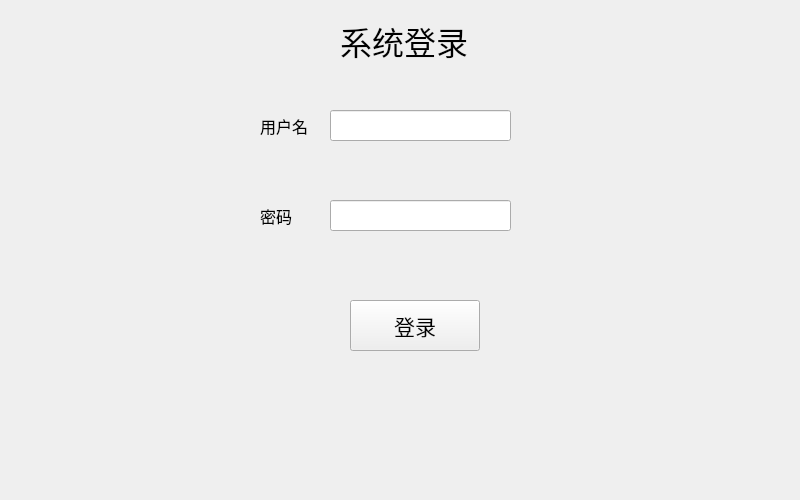
<?xml version="1.0" encoding="UTF-8"?>
<ui version="4.0">
 <class>Form</class>
 <widget class="QWidget" name="Form">
  <property name="geometry">
   <rect>
    <x>0</x>
    <y>0</y>
    <width>800</width>
    <height>500</height>
   </rect>
  </property>
  <property name="windowTitle">
   <string>系统登录</string>
  </property>
  <widget class="QPushButton" name="pushButton">
   <property name="geometry">
    <rect>
     <x>350</x>
     <y>300</y>
     <width>130</width>
     <height>51</height>
    </rect>
   </property>
   <property name="font">
    <font>
     <pointsize>16</pointsize>
    </font>
   </property>
   <property name="text">
    <string>登录</string>
   </property>
  </widget>
  <widget class="QLabel" name="username_lb">
   <property name="geometry">
    <rect>
     <x>260</x>
     <y>115</y>
     <width>54</width>
     <height>21</height>
    </rect>
   </property>
   <property name="font">
    <font>
     <pointsize>12</pointsize>
    </font>
   </property>
   <property name="text">
    <string>用户名</string>
   </property>
  </widget>
  <widget class="QLabel" name="password_lb">
   <property name="geometry">
    <rect>
     <x>260</x>
     <y>205</y>
     <width>54</width>
     <height>21</height>
    </rect>
   </property>
   <property name="font">
    <font>
     <pointsize>12</pointsize>
    </font>
   </property>
   <property name="text">
    <string>密码</string>
   </property>
  </widget>
  <widget class="QLineEdit" name="username_et">
   <property name="geometry">
    <rect>
     <x>330</x>
     <y>110</y>
     <width>181</width>
     <height>31</height>
    </rect>
   </property>
  </widget>
  <widget class="QLineEdit" name="password_et">
   <property name="geometry">
    <rect>
     <x>330</x>
     <y>200</y>
     <width>181</width>
     <height>31</height>
    </rect>
   </property>
  </widget>
  <widget class="QLabel" name="label">
   <property name="geometry">
    <rect>
     <x>340</x>
     <y>10</y>
     <width>151</width>
     <height>61</height>
    </rect>
   </property>
   <property name="font">
    <font>
     <pointsize>24</pointsize>
    </font>
   </property>
   <property name="text">
    <string>系统登录</string>
   </property>
   <property name="textFormat">
    <enum>Qt::AutoText</enum>
   </property>
  </widget>
 </widget>
 <resources/>
 <connections/>
</ui>
